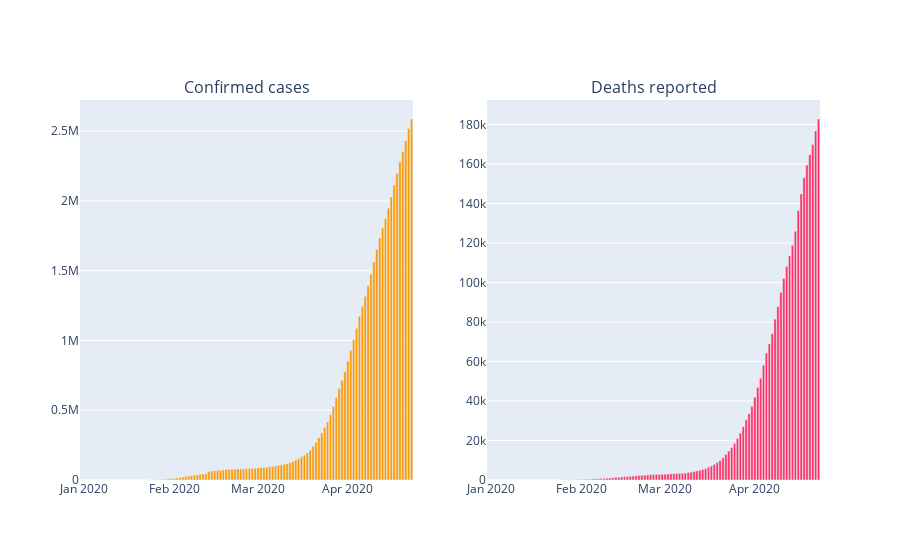

The notebook cell saved with this chart:
### Code cell
fig_c = px.bar(day_wise, x="date", y="total_cases", color_discrete_sequence = [act])
fig_d = px.bar(day_wise, x="date", y="total_deaths", color_discrete_sequence = [dth])

fig = make_subplots(rows=1, cols=2, shared_xaxes=False, horizontal_spacing=0.1,
                    subplot_titles=('Confirmed cases', 'Deaths reported'))

fig.add_trace(fig_c['data'][0], row=1, col=1)
fig.add_trace(fig_d['data'][0], row=1, col=2)

# fig.update_layout(height=480)
fig.show()
